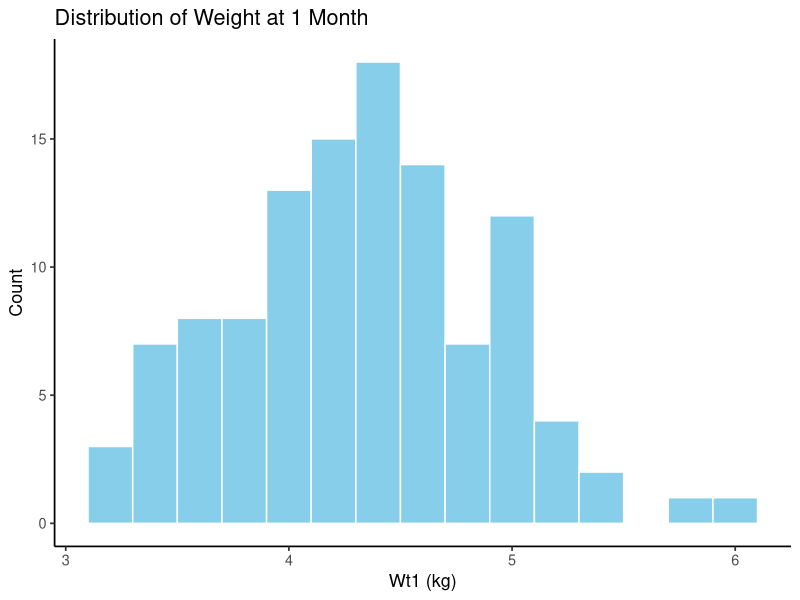
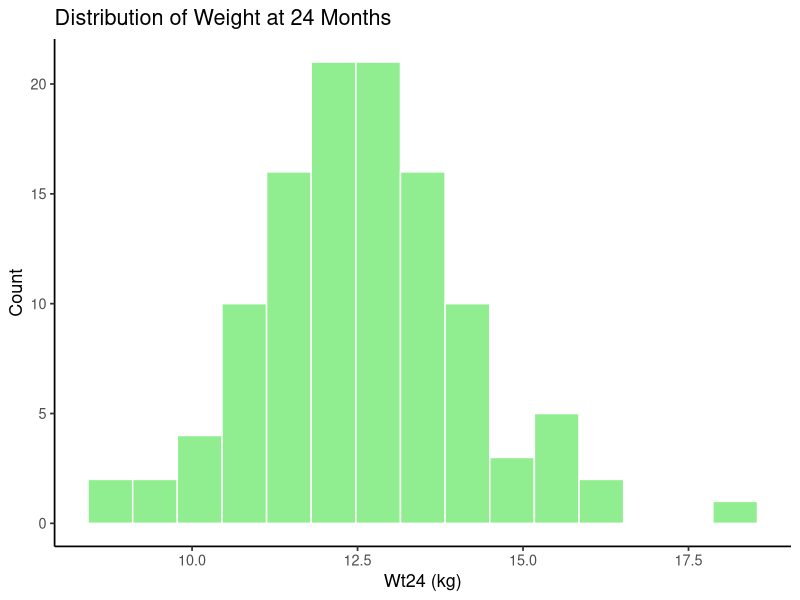
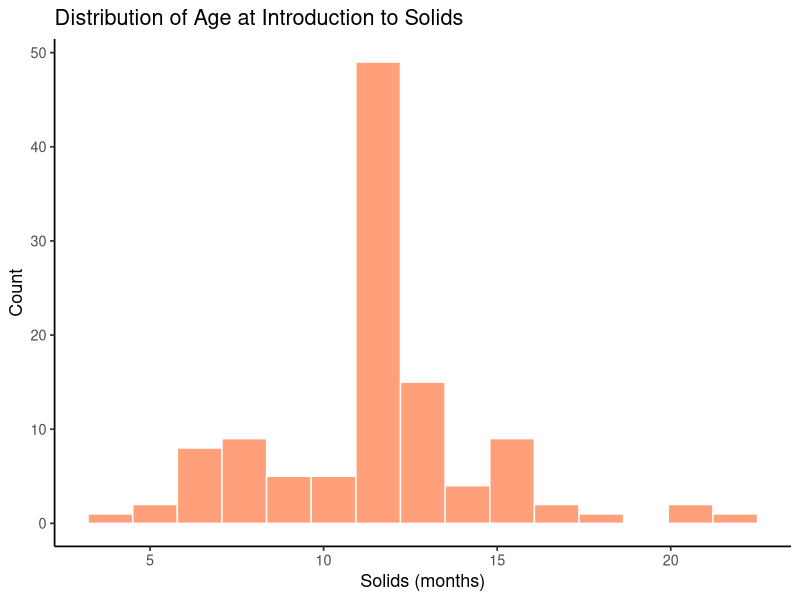
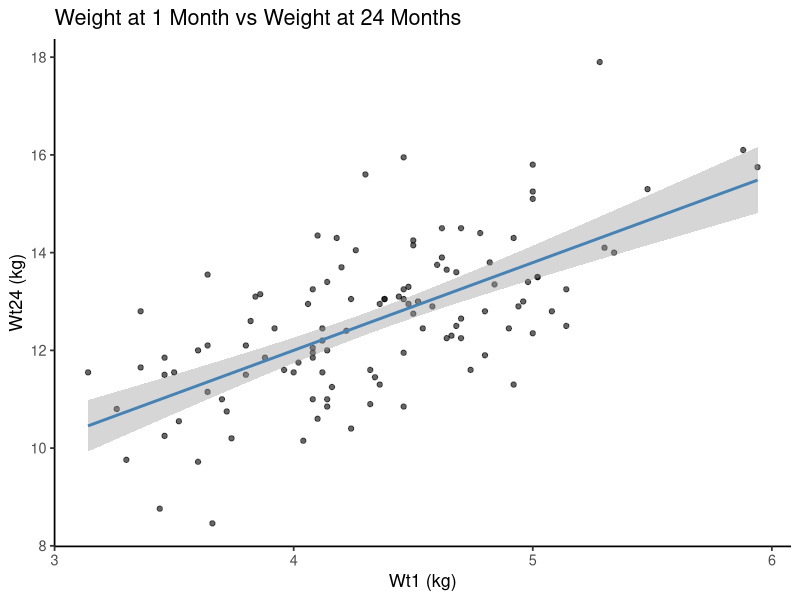
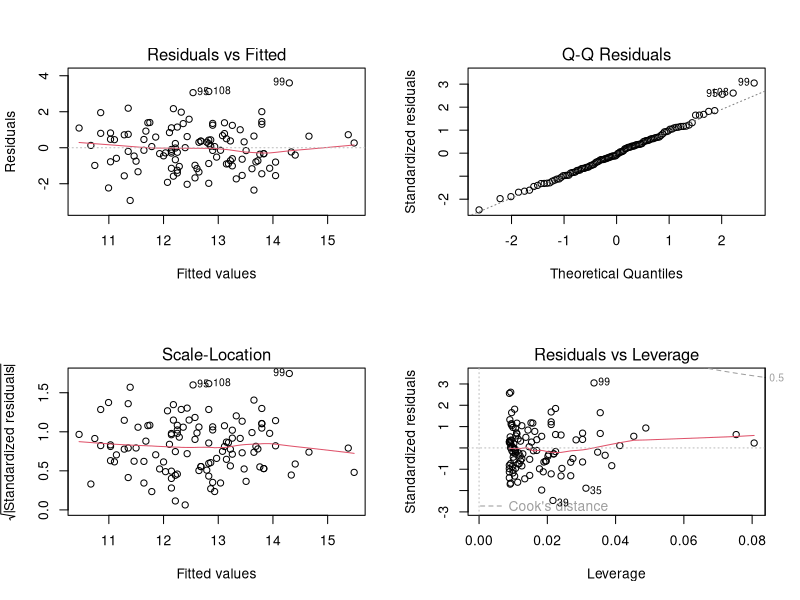
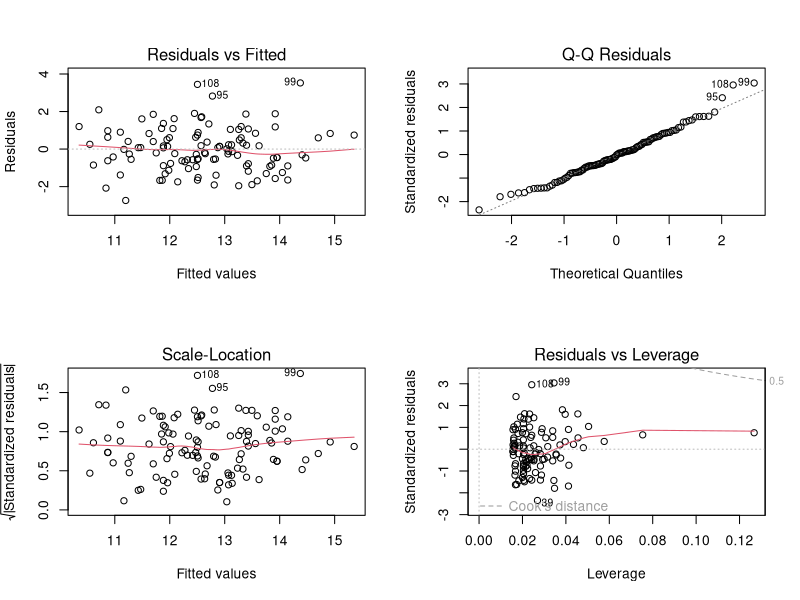
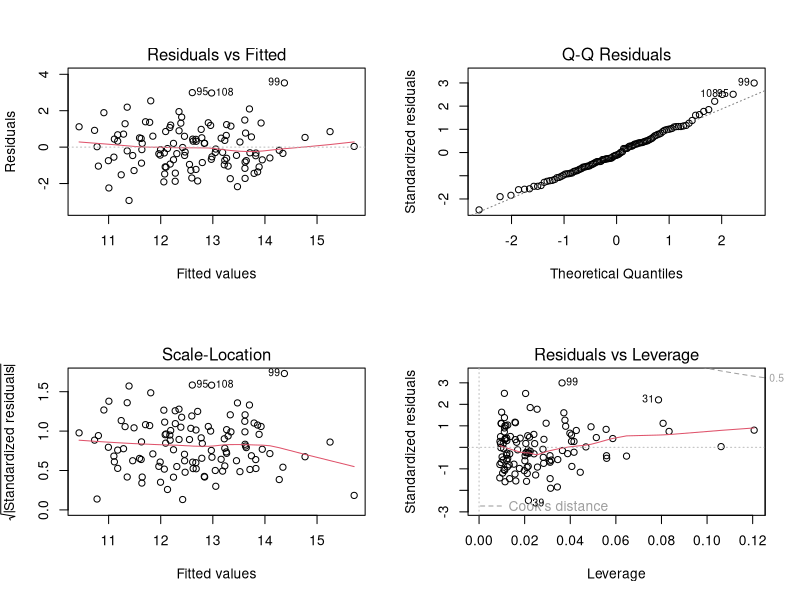
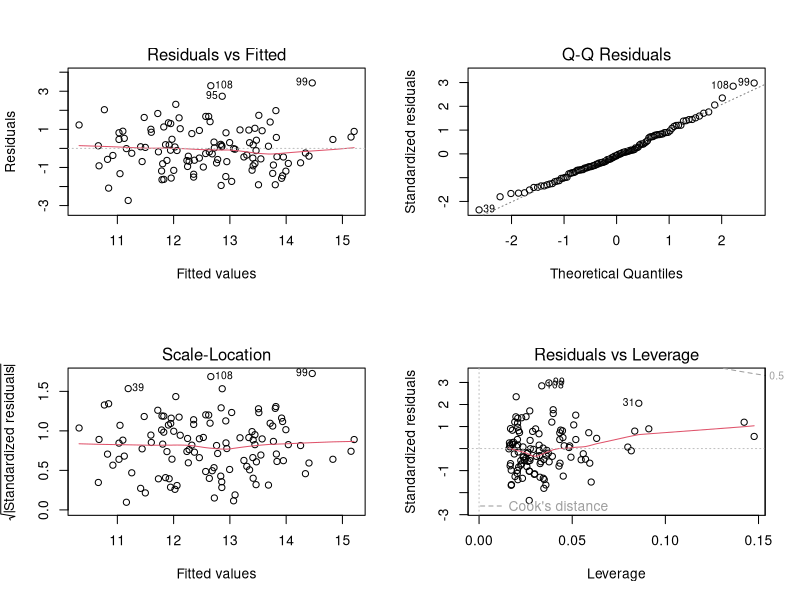

Write the R code that produced these figures, in order.
## ---- chunk 1
#| echo: false
#| warning: false
library(tidyverse)
## ---- chunk 2
#| echo: false
#| warning: true
data <- read.csv("project1-growth-wt.csv")
data$Sex <- factor(data$Sex)

str(data)
colSums(is.na(data))
summary(data)
## ---- chunk 3
#| echo: false
#| warning: false
tbl <- data.frame(
  Sex        = c("Female", "Male"),
  N          = as.integer(table(data$Sex)),
  Proportion = round(prop.table(table(data$Sex)), 3)
)
knitr::kable(tbl, caption = "Table 1. Sex distribution in the sample.")

## ---- chunk 4
#| echo: false
ggplot(data, aes(x = Wt1)) +
  geom_histogram(bins = 15, colour = "white", fill = "#87CEEB") +
  labs(title = "Distribution of Weight at 1 Month",
       x = "Wt1 (kg)", y = "Count") +
  theme_classic(base_size = 13)
## ---- chunk 5
#| echo: false
ggplot(data, aes(x = Wt24)) +
  geom_histogram(bins = 15, colour = "white", fill = "#90EE90") +
  labs(title = "Distribution of Weight at 24 Months",
       x = "Wt24 (kg)", y = "Count") +
  theme_classic(base_size = 13)
## ---- chunk 6
#| echo: false
ggplot(data, aes(x = Solids)) +
  geom_histogram(bins = 15, colour = "white", fill = "#FFA07A") +
  labs(title = "Distribution of Age at Introduction to Solids",
       x = "Solids (months)", y = "Count") +
  theme_classic(base_size = 13)
## ---- chunk 7
#| echo: false
ggplot(data, aes(x = Wt1, y = Wt24)) +
  geom_point(alpha = 0.6) +
  geom_smooth(method = "lm", se = TRUE, colour = "steelblue") +
  labs(title = "Weight at 1 Month vs Weight at 24 Months",
       x = "Wt1 (kg)", y = "Wt24 (kg)") +
  theme_classic(base_size = 13)
## ---- chunk 8
#| echo: false
model1 <- lm(Wt24 ~ Wt1, data = data)
summary(model1)
## ---- chunk 9
#| echo: false
par(mfrow = c(2, 2))
plot(model1)
par(mfrow = c(1, 1))
## ---- chunk 10
#| echo: false
model2  <- lm(Wt24 ~ Wt1 + Sex, data = data)
summary(model2)
## ---- chunk 11
#| echo: false
par(mfrow = c(2, 2))
plot(model2)
par(mfrow = c(1, 1))
## ---- chunk 12
#| echo: false
model3  <- lm(Wt24 ~ Wt1 + Solids, data = data)
summary(model3)
## ---- chunk 13
#| echo: false
par(mfrow = c(2, 2))
plot(model3)
par(mfrow = c(1, 1))
## ---- chunk 14
#| echo: false
model4 <- lm(Wt24 ~ Wt1 + Sex + Solids, data = data)
summary(model4)
## ---- chunk 15
#| echo: false
par(mfrow = c(2, 2))
plot(model4)
par(mfrow = c(1, 1))
## ---- chunk 16
#| echo: false
model1 <- lm(Wt24 ~ Wt1, data = data)
model2 <- lm(Wt24 ~ Wt1 + Sex, data = data)
model3 <- lm(Wt24 ~ Wt1 + Solids, data = data)
model4 <- lm(Wt24 ~ Wt1 + Sex + Solids, data = data)
AIC(model1, model2, model3, model4)
## ---- chunk 17
#| echo: false
data$Wt_Diff <- data$Wt24 - data$Wt1
t_test_results <- t.test(Wt_Diff ~ Sex, data = data)
t_test_results
